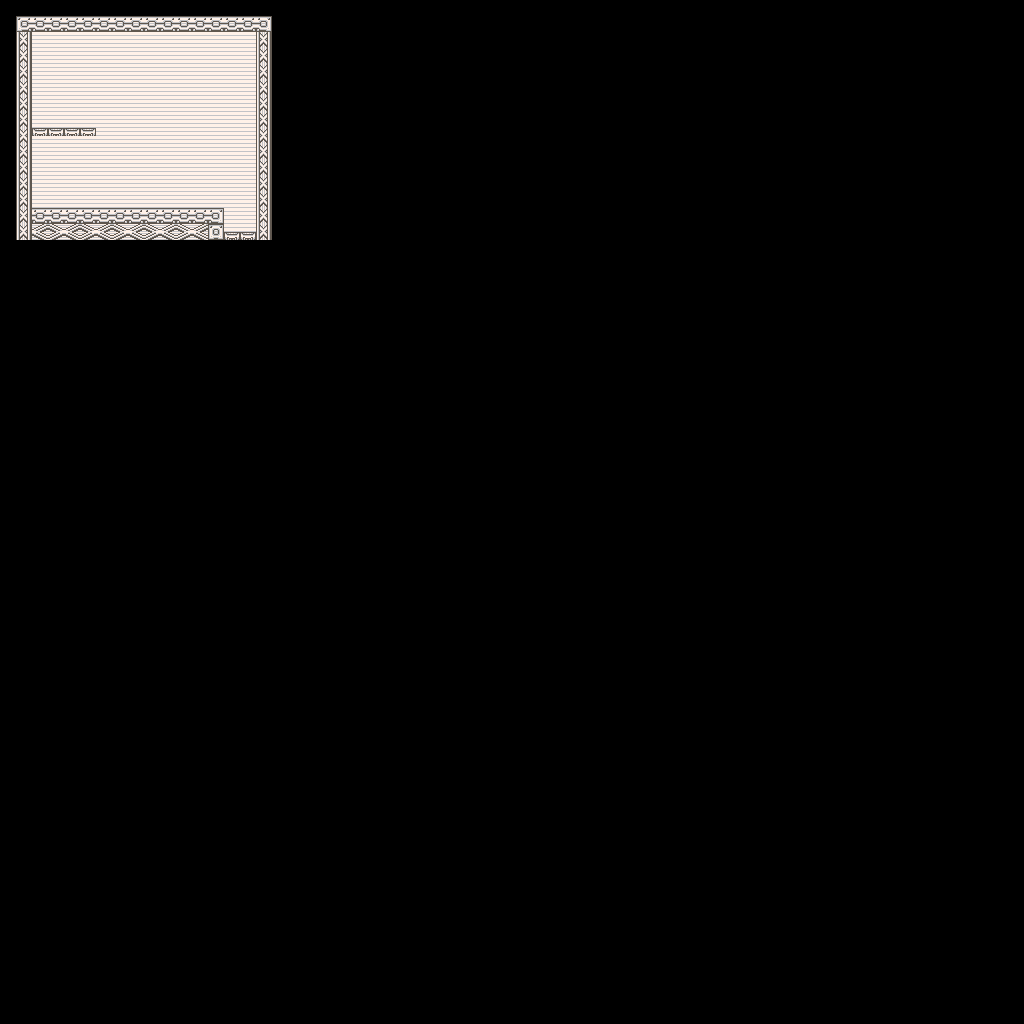

A level layout from a 2D game, rendered from its tile map. Below: a short description, then the map file with tile-grid data replaced by summaries:
An orthogonal 128x128 tile map with 8x8 px tiles, 1 tile layer (Tile Layer 1), 1 hidden layer not drawn, 2 tilesets and 8 objects (4x spawn_rolley, spawn_point, cam_area, map_link, spawn_checkpoint).

<map version="1.2" tiledversion="1.2.5" orientation="orthogonal" renderorder="right-down" width="128" height="128" tilewidth="8" tileheight="8" infinite="0" nextlayerid="4" nextobjectid="41">
 <properties>
  <property name="level_id" type="int" value="1" />
 </properties>
 <tileset firstgid="1" source="platform_sheet.tsx" />
 <tileset firstgid="1025" source="platformer_sheet_1.tsx" />
 <layer id="1" name="Tile Layer 1" width="128" height="128">
  <data>[16384 cells, 896 non-empty, 23 distinct tile ids]</data>
 </layer>
 <layer id="2" name="Tile Layer 2" width="128" height="128" visible="0">
  <data>[16384 cells, 44 non-empty, 12 distinct tile ids]</data>
 </layer>
 <objectgroup id="3" name="Object Layer 1">
  <object id="1" name="bottom_right" type="spawn_point" x="224" y="216" width="32" height="24">
   <properties>
    <property name="type" value="side" />
   </properties>
  </object>
  <object id="4" name="camera" type="cam_area" x="16" y="16" width="256" height="224" />
  <object id="20" name="link" type="map_link" x="224" y="240" width="32" height="12">
   <properties>
    <property name="dest_map_path" value="Content/raw/test_map_hall_left.tmx" />
    <property name="dest_spawn_name" value="top_right" />
    <property name="dir" value="vert" />
   </properties>
  </object>
  <object id="35" name="checkpoint" type="spawn_checkpoint" x="144" y="176" width="32" height="32" />
  <object id="37" name="rolley" type="spawn_rolley" x="32" y="112" width="16" height="16">
   <properties>
    <property name="dir" type="int" value="1" />
   </properties>
  </object>
  <object id="38" name="rolley" type="spawn_rolley" x="48" y="112" width="16" height="16">
   <properties>
    <property name="dir" type="int" value="1" />
   </properties>
  </object>
  <object id="39" name="rolley" type="spawn_rolley" x="64" y="112" width="16" height="16">
   <properties>
    <property name="dir" type="int" value="1" />
   </properties>
  </object>
  <object id="40" name="rolley" type="spawn_rolley" x="80" y="112" width="16" height="16">
   <properties>
    <property name="dir" type="int" value="1" />
   </properties>
  </object>
 </objectgroup>
</map>
